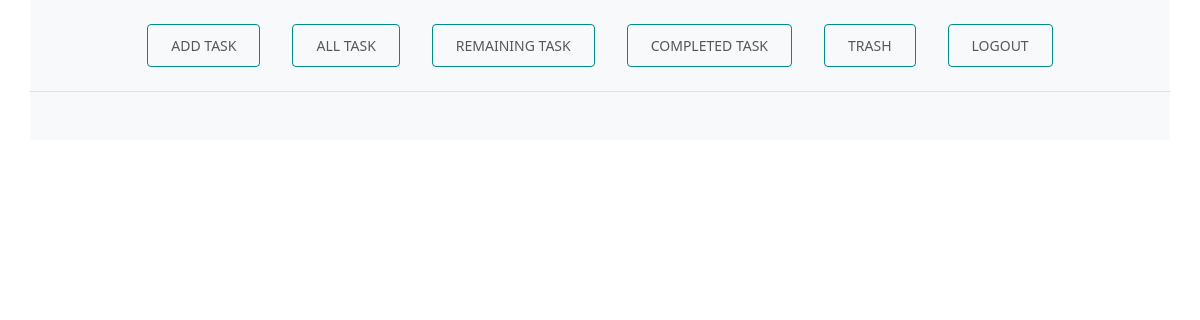
The page /edit/18 (signed in) on the database as committed earlier.
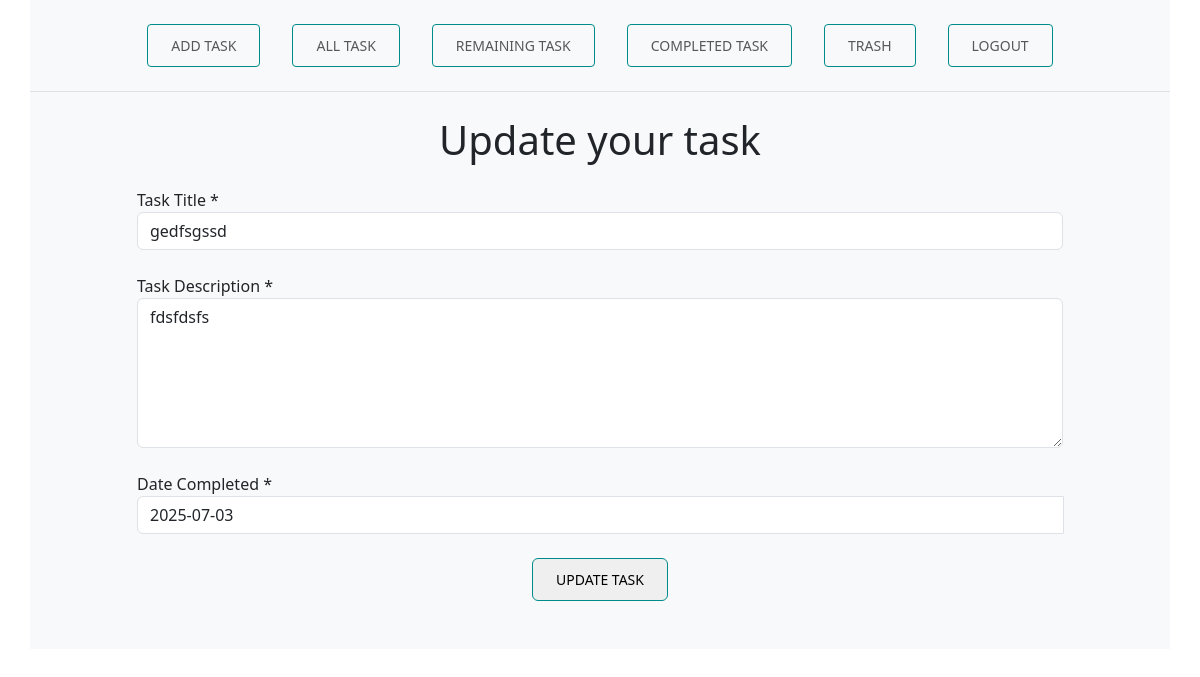
The same page on the database as committed later.
### todohome/models.py (models this page shows)
class todomodel(models.Model):
    title           = models.CharField(max_length=255)
    description     = models.TextField(max_length=600)
    datecomplete    = models.CharField(max_length=30)
    status          = models.BooleanField(default=False)
    soft_del        = models.BooleanField(default=False)

### todohome/views.py (the view)
# urls.py: path('edit/<int:id>', views.editdata, name='editdata'),
@login_required
def editdata(request, id):
    edit = todomodel.objects.filter(id = id)
    return render(request, 'edit.html', {'edit': edit})

### templates/edit.html (shortened to what this page needs)
{% extends 'base.html' %}
{% block content %}
    <div class="container contact-form formWrap bg-light pb-5">
        {% for i in edit %}
        <form action="{% url 'updatedata' i.id %}" method="POST" id="taskform">
            <div class="row">
                <div class="col-md-10 mx-auto">
                    <div class="form-title my-4">
                        <h1 class="text-center">Update your task</h1>
                    </div>
                    <div class="form-group mb-4">
                        <label for="txtName">Task Title *</label>
                        <br>
                        <input type="text" name="txtName" class="form-control" value="{{i.title}}" id="txtName" placeholder="Title less than 255 charecter" autocomplete="off" />
                    </div>
                    <div class="form-group mb-4">
                        <label for="txtMsg">Task Description *</label>
                        <br>
                        <textarea name="txtMsg" class="form-control" style="width: 100%; height: 150px;"
                            id="txtMsg" autocomplete="off" placeholder="Description less than 600 charecter">{{i.description}}</textarea>
                    </div>
                    <div class="wrapper">
                        <label for="txtDate">Date Completed *</label>
                        <div id="datepicker" class="input-group date mb-4" data-date-format="yyyy-mm-dd">
                            <input class="form-control" type="text" value="{{i.datecomplete}}" readonly name="txtDate" id="txtDate" placeholder="Choose date from calender" />
                        </div>
                    </div>
                    <div class="form-group text-center">
                        <input type="submit" name="btnSubmit" class="btnContact btn-custom p-3" value="Update Task" />
                    </div>
                </div>
            </div>
        </form>
        {% endfor %}
    </div>
    {% endblock %}

Rows that differ between the two databases and show on the page:
added todomodel: txtName "gedfsgssd", txtMsg "fdsfdsfs", txtDate "2025-07-03"
